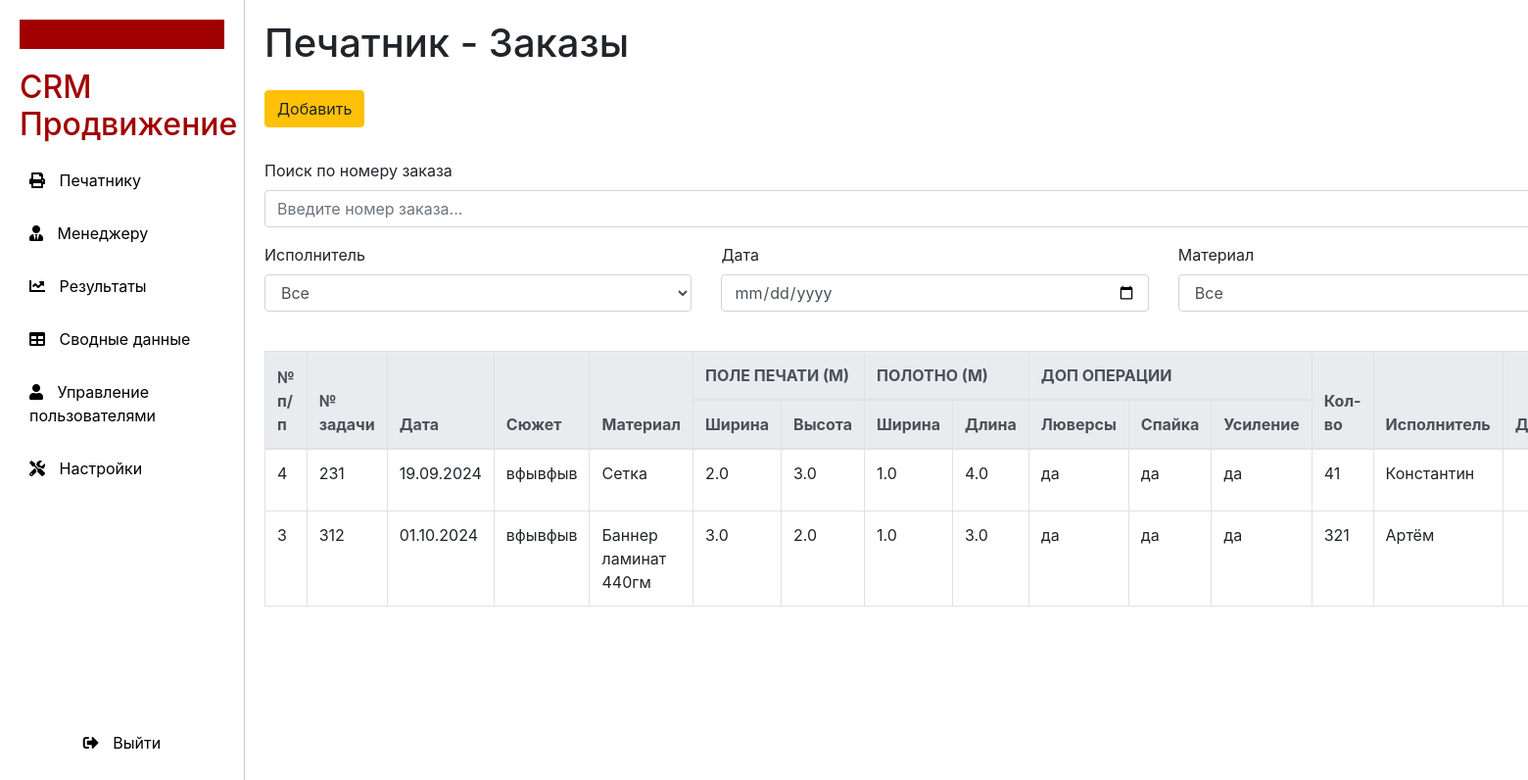
The page /printer (signed in) on the database its author committed.
### models.py (models this page shows)
class Order(Base):
    __tablename__ = 'orders'
    id = Column(Integer, primary_key=True, autoincrement=True)
    task_number = Column(Integer, nullable=False)
    date = Column(Date, nullable=False)
    subject = Column(String, nullable=False)
    material = Column(String, nullable=False)
    quantity = Column(Integer, nullable=False)
    performer = Column(String, nullable=False)
    print_width = Column(Float, nullable=False)
    print_height = Column(Float, nullable=False)
    canvas_width = Column(Float, nullable=False)
    canvas_length = Column(Float, nullable=False)
    eyelets = Column(String, nullable=False)
    spike = Column(String, nullable=False)
    reinforcement = Column(String, nullable=False)
    customer = Column(String, nullable=True)
    price_per_unit = Column(Integer, nullable=True)
    total_amount = Column(Integer, nullable=True)
    result: Mapped["Result"] = relationship(back_populates="order")

### main.py (the view)
@app.get("/printer", response_class=HTMLResponse)
async def printer_page(
        request: Request,
        db: Session = Depends(get_db),
        current_user: User = Depends(get_current_user)
):
    check_role_access(current_user, {Role.printer, Role.superuser, Role.admin})
    orders = db.query(Order).order_by(Order.id.desc()).all()
    return templates.TemplateResponse("printer.html",
                                      {"request": request,
                                       "orders": orders,
                                       "current_user": current_user,
                                       "role": current_user.role.value, })

### templates/printer.html (shortened to what this page needs)
{% extends "layout.html" %}
{% block result %}
<div class="content">
    <h1>Печатник - Заказы</h1>
    <button class="btn btn-warning mt-3" data-toggle="modal" data-target="#orderModal">Добавить</button>
    <div class="row mt-3">
                <div class="col-md-12 form-group mt-3">
            <label for="search_order">Поиск по номеру заказа</label>
            <input type="text" class="form-control" id="search_order" oninput="applyFilters()" placeholder="Введите номер заказа...">
        </div>
        <div class="col-md-4 form-group">
            <label for="filter_performer">Исполнитель</label>
            <select class="form-control" id="filter_performer" onchange="applyFilters()">
                <option value="">Все</option>
            </select>
        </div>
        <div class="col-md-4 form-group">
            <label for="filter_date">Дата</label>
            <input type="date" class="form-control" id="filter_date" onchange="applyFilters()">
        </div>
        <div class="col-md-4 form-group">
            <label for="filter_material">Материал</label>
            <select class="form-control" id="filter_material" onchange="applyFilters()">
                <option value="">Все</option>
            </select>
        </div>
    </div>
    <table class="table table-bordered mt-4" id="orders_table">
        <thead class="thead-light">
        <tr>
            <th rowspan="2">№ п/п</th>
            <th rowspan="2">№ задачи</th>
            <th rowspan="2">Дата</th>
            <th rowspan="2">Сюжет</th>
            <th rowspan="2">Материал</th>
            <th colspan="2">ПОЛЕ ПЕЧАТИ (М)</th>
            <th colspan="2">ПОЛОТНО (М)</th>
            <th colspan="3">ДОП ОПЕРАЦИИ</th>
            <th rowspan="2">Кол-во</th>
            <th rowspan="2">Исполнитель</th>
            <th rowspan="2">Действия</th>
        </tr>
        <tr>
            <th>Ширина</th>
            <th>Высота</th>
            <th>Ширина</th>
            <th>Длина</th>
            <th>Люверсы</th>
            <th>Спайка</th>
            <th>Усиление</th>
        </tr>
        </thead>
        {% if orders %}
        <tbody>
        {% for order in orders %}
        <tr class="order-row" data-performer="{{ order.performer }}" data-date="{{ order.date.strftime('%Y-%m-%d') }}" data-material="{{ order.material }}" data-task-number="{{ order.task_number }}">
            <td>{{ order.id }}</td>
            <td>{{ order.task_number }}</td>
            <td>{{ order.date.strftime("%d.%m.%Y") }}</td>
            <td>{{ order.subject }}</td>
            <td>{{ order.material }}</td>
            <td>{{ order.print_width }}</td>
            <td>{{ order.print_height }}</td>
            <td>{{ order.canvas_width }}</td>
            <td>{{ order.canvas_length }}</td>
            <td>{{ order.eyelets }}</td>
            <td>{{ order.spike }}</td>
            <td>{{ order.reinforcement }}</td>
            <td>{{ order.quantity }}</td>
            <td>{{ order.performer }}</td>
            <td class="text-center">
            </td>
        </tr>
        {% endfor %}
        </tbody>
        {% else %}
        <tr>
            <td colspan="15">Нет доступных заказов</td>
        </tr>
        {% endif %}
    </table>
</div>
{% endblock %}

### templates/layout.html (style rules this page uses)
body { display: flex; min-height: 100vh; margin: 0; }
.content { flex: 1; padding: 20px; }

### rows shown on the page
Order: id "4", task_number "231", date "19.09.2024", subject "вфывфыв", material "Сетка", print_width "2.0", print_height "3.0", canvas_width "1.0", canvas_length "4.0", eyelets "да", spike "да", reinforcement "да", quantity "41", performer "Константин"
Order: id "3", task_number "312", date "01.10.2024", subject "вфывфыв", material "Баннер ламинат 440гм", print_width "3.0", print_height "2.0", canvas_width "1.0", canvas_length "3.0", eyelets "да", spike "да", reinforcement "да", quantity "321", performer "Артём"
